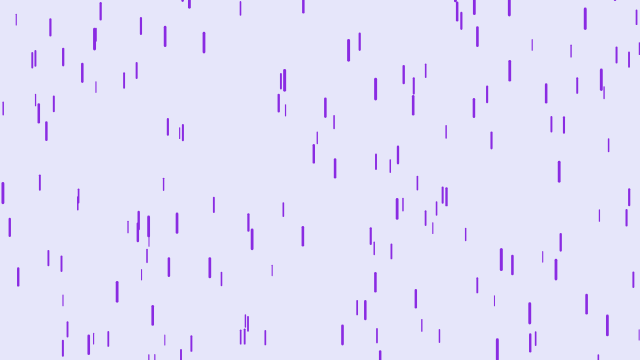
Frame 1 (no input)
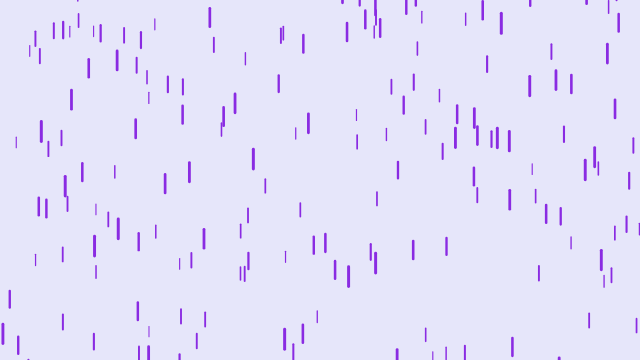
Frame 60 (no input)
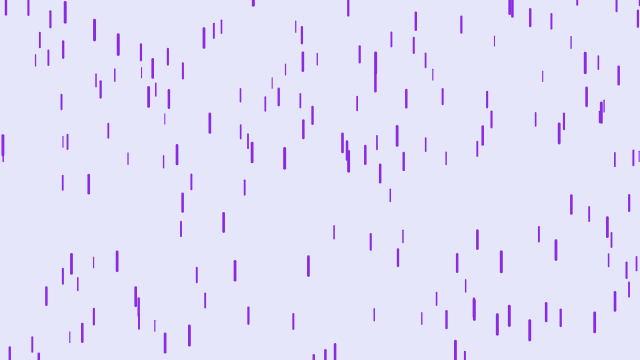
Frame 120 (the mouse pressed at the canvas centre since frame 60)

The p5.js sketch that drew these frames (run headless with seeded random() and noise() and a simulated clock; from frame 60 on, the mouse is pressed at the canvas centre):

// p5.js sketch
// ── sketch.js
var drops = []
var n_drops = 200
function setup () {
  createCanvas(640, 360);

  for(var i = 0; i<n_drops; i++){
    drops.push(
      new Drop(random(width), random(-100, height))
    )
  }

}

function draw () {
  background(230, 230, 250)
  
  for(var i = 0; i<n_drops; i++){
    drops[i].fall()
    drops[i].show()
  }
}

class Drop{
  constructor(x, y){
    this.x = x
    this.y = y
    this.z = random(0, 20)
    this.len = map(this.z, 0, 20, 10, 20)
    this.yspeed = map(this.z, 0, 20, 0, 10)

  }

  fall(){
    this.y = this.y + this.yspeed
    this.yspeed = this.yspeed + 0.05

    if (this.y > height) {
      this.y = random(-100, 0)
      this.yspeed = map(this.z, 0, 20, 0, 10)
    }
  }

  show(){
    var thick = map(this.z, 0, 20, 1, 3)
    strokeWeight(thick)
    stroke(138, 43, 226)
    line(this.x, this.y, this.x, this.y + this.len)
  }
}
